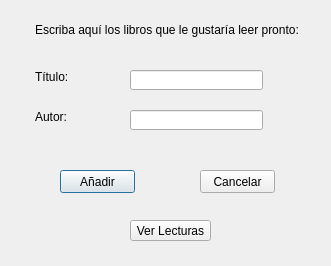
<?xml version="1.0" encoding="UTF-8"?>
<ui version="4.0">
 <class>Proximas_Lecturas</class>
 <widget class="QDialog" name="Proximas_Lecturas">
  <property name="geometry">
   <rect>
    <x>0</x>
    <y>0</y>
    <width>331</width>
    <height>266</height>
   </rect>
  </property>
  <property name="windowTitle">
   <string>PRÓXIMAS LECTURAS</string>
  </property>
  <property name="windowIcon">
   <iconset>
    <normaloff>pixil-frame-0 (4).png</normaloff>pixil-frame-0 (4).png</iconset>
  </property>
  <widget class="QLabel" name="label">
   <property name="geometry">
    <rect>
     <x>35</x>
     <y>20</y>
     <width>281</width>
     <height>20</height>
    </rect>
   </property>
   <property name="text">
    <string>Escriba aquí los libros que le gustaría leer pronto:</string>
   </property>
  </widget>
  <widget class="QLineEdit" name="linel_titulo">
   <property name="geometry">
    <rect>
     <x>130</x>
     <y>70</y>
     <width>133</width>
     <height>20</height>
    </rect>
   </property>
  </widget>
  <widget class="QLineEdit" name="linel_autor">
   <property name="geometry">
    <rect>
     <x>130</x>
     <y>110</y>
     <width>133</width>
     <height>20</height>
    </rect>
   </property>
  </widget>
  <widget class="QLabel" name="label_2">
   <property name="geometry">
    <rect>
     <x>35</x>
     <y>110</y>
     <width>46</width>
     <height>13</height>
    </rect>
   </property>
   <property name="text">
    <string>Autor:</string>
   </property>
  </widget>
  <widget class="QLabel" name="label_3">
   <property name="geometry">
    <rect>
     <x>35</x>
     <y>70</y>
     <width>46</width>
     <height>13</height>
    </rect>
   </property>
   <property name="text">
    <string>Título:</string>
   </property>
  </widget>
  <widget class="QPushButton" name="lecturas_aniadir">
   <property name="geometry">
    <rect>
     <x>60</x>
     <y>170</y>
     <width>75</width>
     <height>23</height>
    </rect>
   </property>
   <property name="text">
    <string>Añadir</string>
   </property>
  </widget>
  <widget class="QPushButton" name="pushButton_2">
   <property name="geometry">
    <rect>
     <x>200</x>
     <y>170</y>
     <width>75</width>
     <height>23</height>
    </rect>
   </property>
   <property name="text">
    <string>Cancelar</string>
   </property>
  </widget>
  <widget class="QLabel" name="label_lecturas_mensaje">
   <property name="geometry">
    <rect>
     <x>40</x>
     <y>140</y>
     <width>241</width>
     <height>20</height>
    </rect>
   </property>
   <property name="text">
    <string/>
   </property>
   <property name="alignment">
    <set>Qt::AlignCenter</set>
   </property>
  </widget>
  <widget class="QPushButton" name="lectura_ver">
   <property name="geometry">
    <rect>
     <x>130</x>
     <y>220</y>
     <width>81</width>
     <height>21</height>
    </rect>
   </property>
   <property name="text">
    <string>Ver Lecturas</string>
   </property>
  </widget>
 </widget>
 <tabstops>
  <tabstop>linel_titulo</tabstop>
  <tabstop>linel_autor</tabstop>
  <tabstop>lecturas_aniadir</tabstop>
  <tabstop>pushButton_2</tabstop>
 </tabstops>
 <resources/>
 <connections>
  <connection>
   <sender>pushButton_2</sender>
   <signal>clicked()</signal>
   <receiver>Proximas_Lecturas</receiver>
   <slot>close()</slot>
   <hints>
    <hint type="sourcelabel">
     <x>242</x>
     <y>216</y>
    </hint>
    <hint type="destinationlabel">
     <x>306</x>
     <y>211</y>
    </hint>
   </hints>
  </connection>
 </connections>
</ui>
